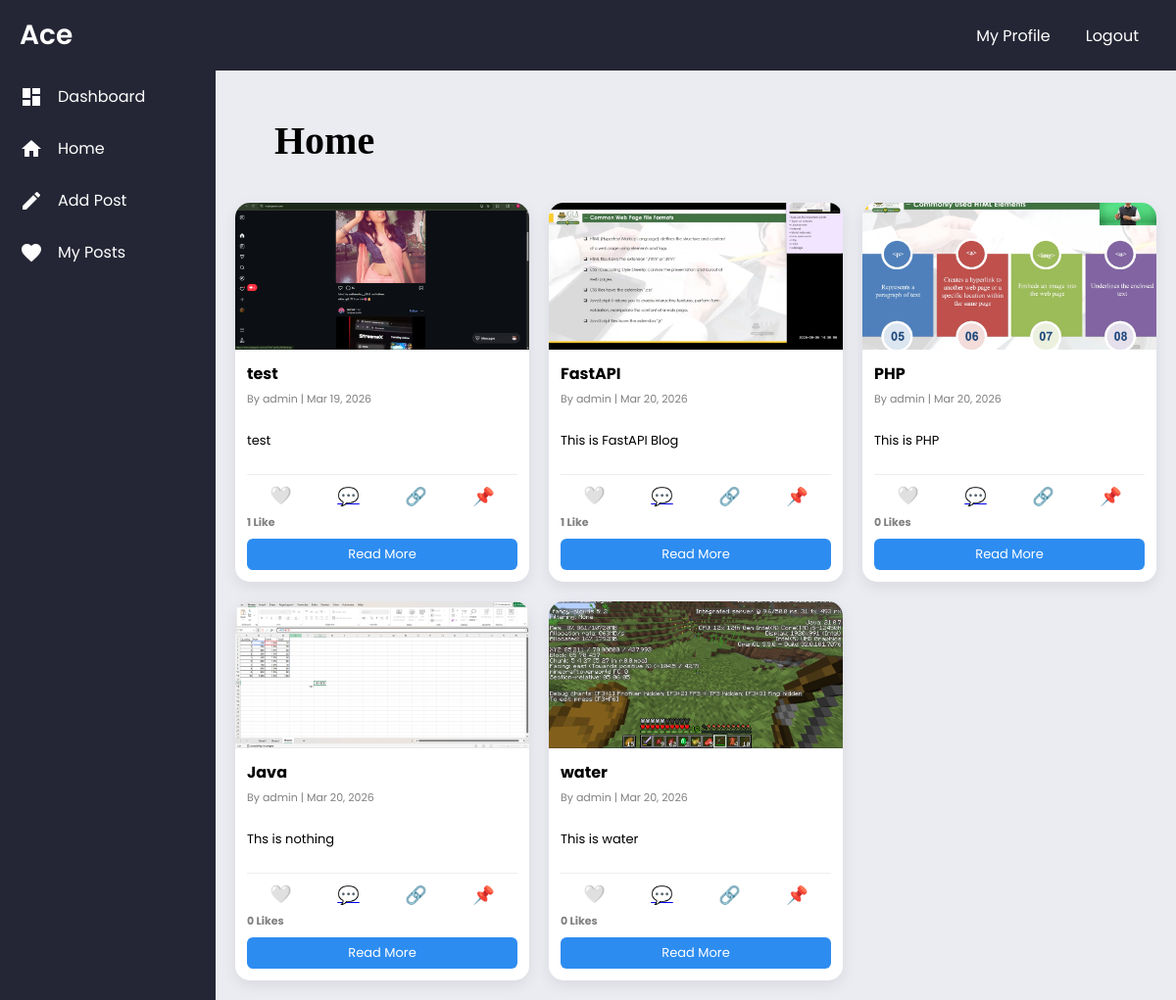
The page /all-posts/ (signed in) on the database its author committed.
### blog/models.py (models this page shows, shortened)
class Post(models.Model):
    STATUS_CHOICES = (
        ('draft', 'Draft'),
        ('published', 'Published'),
    )
    CATEGORY_CHOICES = (
        ('tech', 'Technology'),
        ('programming', 'Programming'),
        ('ai', 'Artificial Intelligence'),
        ('web', 'Web Development'),
        ('python', 'Python'),
        ('news', 'News'),
        ('tutorial', 'Tutorial'),
        ('tips', 'Tips & Tricks'),
        ('career', 'Career'),
        ('other', 'Other'),
    )
    title = models.CharField(max_length=200)
    slug = models.SlugField(unique=True, blank=True)
    author = models.ForeignKey(User, on_delete=models.CASCADE)
    content = RichTextField()
    image = models.ImageField(upload_to='posts/', blank=True, null=True)
    category = models.CharField(
        max_length=50,
        choices=CATEGORY_CHOICES,
        default='other'
    )
    views = models.PositiveIntegerField(default=0)
    status = models.CharField(max_length=10, choices=STATUS_CHOICES, default='draft')
    created_at = models.DateTimeField(auto_now_add=True)
    updated_at = models.DateTimeField(auto_now=True)
    published_at = models.DateTimeField(blank=True, null=True)

### blog/views.py (the view)
# urls.py: path('all-posts/', views.all_posts, name='all_posts'),
@login_required
def all_posts(request):
    posts = Post.objects.all()
    return render(request, 'blog/all_post.html', {'posts': posts})

### blog/templates/blog/all_post.html (shortened to what this page needs)
{% load static %}
<!DOCTYPE html>
<html lang="en">
<head>
    <link rel="stylesheet" href="{% static 'blog/css/all_post.css' %}">
    <link rel="stylesheet" href="https://cdnjs.cloudflare.com/ajax/libs/font-awesome/6.5.0/css/all.min.css">
</head>
<body>
<div id="blog-posts-page">
    <div class="header">
        {% include 'blog/header.html' %}
    </div>
    <div class="page-layout">
        <div class="sidebar">
            {% include 'blog/sidebar.html' %}
        </div>
        <div class="main-content">
            <h1 style="color: black;  text-align: left; padding: 20px; margin: 20px; border-radius: 10px; font-family:cursive; font-size: 40px;">
    Home
</h1>
            <div class="posts-container">
                {% for post in posts %}
                <div class="post-card">
                    {% if post.image %}
                    <div class="blogcard-thumbnail-wrapper">
                        <img class="blogcard-thumbnail" src="{{ post.image.url }}" alt="{{ post.title }}">
                    </div>
                    {% endif %}
                    <div class="post-info">
                        <h2>{{ post.title }}</h2>
                        <span>By {{ post.author.username }} | {{ post.created_at|date:"M d, Y" }}</span>
                        <p>{{ post.content|truncatewords:30|safe }}</p>
                        <div class="post-actions">
                            {% if user.is_authenticated %}
                            <form action="{% url 'like_post' post.id %}" method="post" class="inline-form">
                                <button type="submit" class="action-btn {% if post.is_liked %}liked{% else %}not-liked{% endif %}">
                                    {% if post.is_liked %}
                                        ❤️
                                    {% else %}
                                        🤍
                                    {% endif %}
                                </button>
                            </form>
                            <a href="{% url 'post_detail' post.id %}" class="action-btn">💬</a>
                            <button class="action-btn">🔗</button>
                            <button class="action-btn">📌</button>
                            {% else %}
                                <span class="like-login">Login to interact</span>
                            {% endif %}
                        </div>
                        <span class="likes-count">{{ post.likes.count }} {{ post.likes.count|pluralize:"Like,Likes" }}</span>
                        <a href="{% url 'post_detail' post.id %}" class="read-more">
                            Read More
                        </a>
                    </div>
                </div>
                {% empty %}
                <p class="no-posts">You haven't written any posts yet.</p>
                {% endfor %}
            </div>
        </div>
    </div>
</div>
</body>
</html>

### blog/templates/blog/header.html (shortened to what this page needs)
{% load static %}
<!DOCTYPE html>
<html lang="en">
<head>
    <link rel="stylesheet" href="{% static 'blog/css/header.css' %}">
</head>
<body>
    <div class="center">
        <div class="menu">
            <div class="logo">
                Ace
            </div>
            <div class="items">
                <a href="/auth/user_profile/" class="item">My Profile</a>
                <a href="/auth/logout/" class="item">Logout</a>
            </div>
        </div>
    </div>
</body>
</html>

### blog/templates/blog/menu_items.html (shortened to what this page needs)
{% load static %}

### blog/templates/blog/sidebar.html (shortened to what this page needs)
{% load static %}
<!DOCTYPE html>
<html lang="en">
<head>
    <link rel="stylesheet" href="{% static 'blog/css/sidebar.css' %}">
</head>
<body>
    <div class="sidebar">
        <div class="sidebar-menu">
            {% if request.user.is_staff %}
            <a href="{% url 'dashboard' %}" class="side-item {% if request.path == '/' %}active{% endif %}">
                <span class="material-icons">dashboard</span>
                <span class="text">Dashboard</span>
            </a>
            {% endif %}
            <a href="{% url 'all_posts' %}" class="side-item {% if request.path == '/all-posts/' %}active{% endif %}">
                <span class="material-icons">home</span>
                <span class="text">Home</span>
            </a>
            <a href="{% url 'add_post' %}" class="side-item {% if request.path == '/add-post/' %}active{% endif %}">
                <span class="material-icons">create</span>
                <span class="text">Add Post</span>
            </a>
            <a href="{% url 'my_posts' %}" class="side-item {% if request.path == '/my-posts/' %}active{% endif %}">
                <span class="material-icons">favorite</span>
                <span class="text">My Posts</span>
            </a>
        </div>
    </div>
</body>
</html>

### blog/static/blog/css/all_post.css (style rules this page uses)
* { margin: 0; padding: 0; box-sizing: border-box; }
body { font-family: Arial, sans-serif; background: #f5f7fb; }
.page-layout { display: flex; }
.sidebar { position: fixed; top: 72px; left: 0; width: 220px; height: 100%; background: rgb(37,38,53); transition: width 0.3s; overflow: hidden; z-index: 1000; }
.sidebar-menu { display: flex; flex-direction: column; }
.side-item { display: flex; align-items: center; gap: 15px; padding: 14px 20px; color: white; text-decoration: none; transition: 0.3s; }
.side-item .material-icons { font-size: 24px; }
.text { white-space: nowrap; }
.main-content { flex: 1; padding: 20px; margin-left: 220px; transition: 0.3s; }
.posts-container { display: grid; grid-template-columns: repeat(auto-fit, minmax(260px, 1fr)); gap: 20px; }
.post-card { background: #fff; border-radius: 15px; overflow: hidden; box-shadow: 0 5px 15px rgba(0,0,0,0.08); display: flex; flex-direction: column; height: 100%; max-height: 500px; transition: 0.2s; }
.blogcard-thumbnail-wrapper { height: 150px; overflow: hidden; }
.blogcard-thumbnail { width: 100%; height: 100%; object-fit: cover; }
.post-info { padding: 12px; display: flex; flex-direction: column; flex-grow: 1; }
.post-info h2 { font-size: 16px; margin-bottom: 5px; display: -webkit-box; -webkit-line-clamp: 2; -webkit-box-orient: vertical; overflow: hidden; }
.post-info span { font-size: 11px; color: gray; }
.post-info p { font-size: 13px; margin: 8px 0; display: -webkit-box; -webkit-line-clamp: 3; -webkit-box-orient: vertical; overflow: hidden; flex-grow: 1; }
.post-actions { display: flex; justify-content: space-around; align-items: center; padding-top: 8px; border-top: 1px solid #eee; }
.action-btn { background: none; border: none; cursor: pointer; font-size: 18px; transition: 0.2s; }
.action-btn.not-liked { color: #777; }
.likes-count { font-size: 12px; font-weight: bold; margin-top: 5px; }
.read-more { margin-top: 8px; text-align: center; padding: 6px; font-size: 13px; background: #2d8cf0; color: white; border-radius: 6px; text-decoration: none; transition: 0.2s; }
@media (min-width: 1025px) { .sidebar { width: 220px; } }
@media (min-width: 1025px) { .main-content { margin-left: 220px; } }
@media (min-width: 1025px) { .posts-container { grid-template-columns: repeat(auto-fit, minmax(260px, 1fr)); } }

### blog/static/blog/css/header.css (style rules this page uses)
* { margin: 0; padding: 0; box-sizing: border-box; }
body { width: 100%; height: 100vh; background-color: rgb(235, 236, 242); font-family: "Poppins", sans-serif; }
.center { width: 100%; }
.menu { width: 100%; background: rgb(37, 38, 53); display: flex; align-items: center; padding: 0 20px; }
.logo { font-size: 28px; font-weight: 600; color: white; padding: 15px 0; }
.items { margin-left: auto; display: flex; align-items: center; }
.item { padding: 10px 18px; color: white; text-decoration: none; border-radius: 5mm; transition: 0.3s; }
header, .center { position: fixed; top: 0; left: 0; width: 100%; z-index: 1000; height: 60px; }
body { padding-top: 60px; }
@media screen and (min-width: 651px) { .item { display: inline-flex; } }

### blog/static/blog/css/sidebar.css (style rules this page uses)
.sidebar { position: fixed; top: 72px; left: 0; width: 220px; height: 100%; background: rgb(37,38,53); transition: width 0.3s; overflow: hidden; }
.sidebar-menu { display: flex; flex-direction: column; }
.side-item { display: flex; align-items: center; gap: 15px; padding: 14px 20px; color: white; text-decoration: none; transition: 0.3s; }
.side-item .material-icons { font-size: 24px; }
.text { white-space: nowrap; }

### rows shown on the page
Post: image (picture), title "test", author.username "admin", created_at "Mar 19, 2026", content "test", likes.count "1"
Post: image (picture), title "FastAPI", author.username "admin", created_at "Mar 20, 2026", content "This is FastAPI Blog", likes.count "1"
Post: image (picture), title "PHP", author.username "admin", created_at "Mar 20, 2026", content "This is PHP", likes.count "0"
Post: image (picture), title "Java", author.username "admin", created_at "Mar 20, 2026", content "Ths is nothing", likes.count "0"
Post: image (picture), title "water", author.username "admin", created_at "Mar 20, 2026", content "This is water", likes.count "0"
